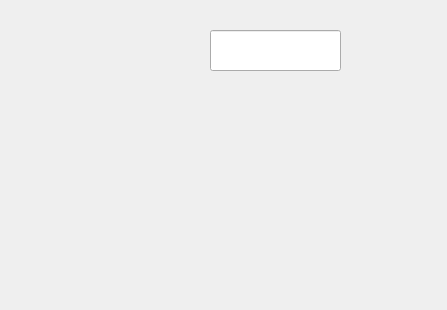
<?xml version="1.0" encoding="UTF-8"?>
<ui version="4.0">
 <class>TextDialog</class>
 <widget class="QDialog" name="TextDialog">
  <property name="geometry">
   <rect>
    <x>0</x>
    <y>0</y>
    <width>447</width>
    <height>310</height>
   </rect>
  </property>
  <property name="minimumSize">
   <size>
    <width>447</width>
    <height>310</height>
   </size>
  </property>
  <property name="maximumSize">
   <size>
    <width>447</width>
    <height>310</height>
   </size>
  </property>
  <property name="windowTitle">
   <string>Dialog</string>
  </property>
  <property name="styleSheet">
   <string notr="true">
image: url(:/img/resources/弹窗.png);</string>
  </property>
  <widget class="QLabel" name="label">
   <property name="geometry">
    <rect>
     <x>80</x>
     <y>30</y>
     <width>111</width>
     <height>51</height>
    </rect>
   </property>
   <property name="styleSheet">
    <string notr="true">font: 75 14pt &quot;Microsoft YaHei UI&quot;;

color:rgb(255, 255, 255)</string>
   </property>
   <property name="text">
    <string/>
   </property>
  </widget>
  <widget class="QLineEdit" name="lineEdit">
   <property name="geometry">
    <rect>
     <x>210</x>
     <y>30</y>
     <width>131</width>
     <height>41</height>
    </rect>
   </property>
   <property name="styleSheet">
    <string notr="true">font: 75 14pt &quot;Microsoft YaHei UI&quot;;
color:rgb(255, 255, 255)</string>
   </property>
  </widget>
 </widget>
 <resources/>
 <connections/>
</ui>
